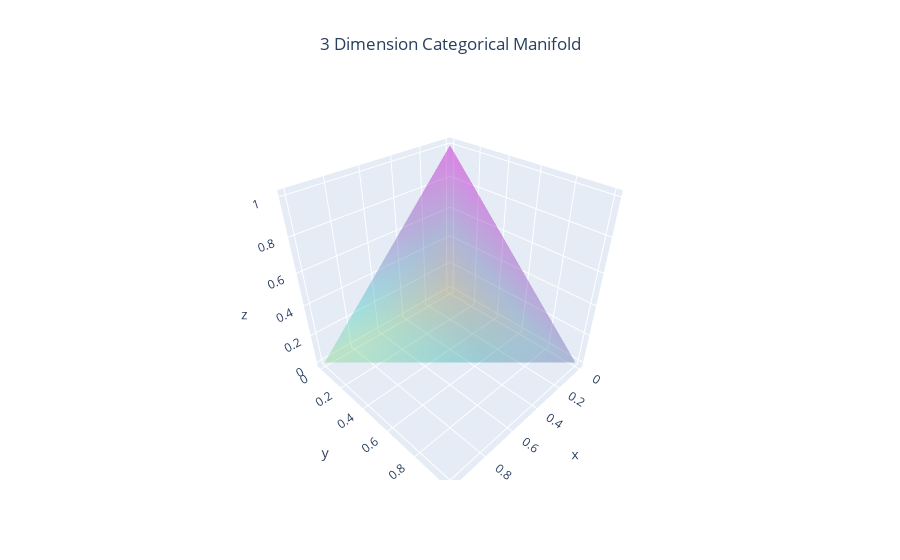

The notebook cell saved with this chart:
### Markdown cell above
### Visualization of the 2D and 3D Manifold

### Code cell
# Plot the Manifold with dimension 2 and 3
import CategoricalDistributionsManifold
import numpy as np
from importlib import reload 	
my_module = reload(CategoricalDistributionsManifold)
M2 = CategoricalDistributionsManifold.CategoricalDistributionsManifold(dim = 2)
M3 = CategoricalDistributionsManifold.CategoricalDistributionsManifold(dim = 3)
M2.plot()
# M3.plot()
M3.plot3D()

### Figure 1 — Plotly figure (JSON) as saved in the notebook; plotly's stock layout.template omitted (floating-point values rounded to 4 significant figures)
{"data": [{"colorbar": {"title": {"text": "z"}}, "colorscale": [[0, "gold"], [0.5, "mediumturquoise"], [1, "magenta"]], "i": [0, 0, 0, 1], "intensity": [0, 0.33, 0.66, 1], "j": [1, 2, 3, 2], "k": [2, 3, 1, 3], "name": "y", "opacity": 0.25, "showscale": false, "type": "mesh3d", "x": [0, 1, 0, 0], "y": [0, 0, 1, 0], "z": [0, 0, 0, 1]}], "layout": {"title": {"text": "3 Dimension Categorical Manifold", "x": 0.5}}}
